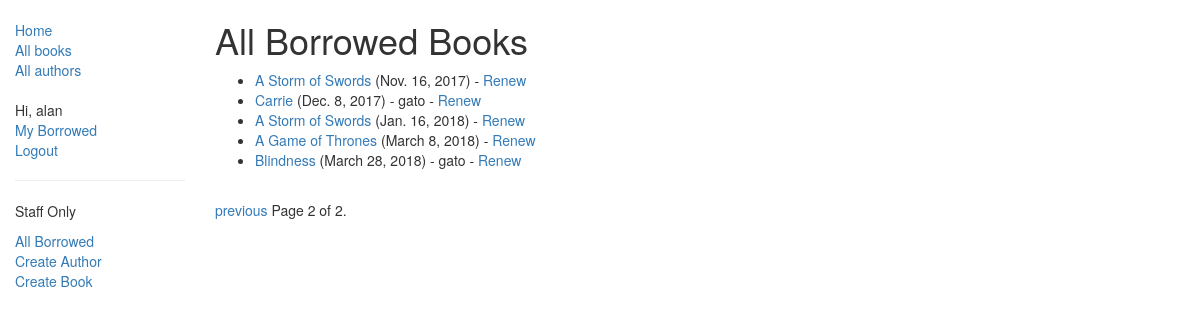
/catalog/borrowed/?page=2 (signed in), run on the app's committed database.
### catalog/models.py (models this page shows, shortened)
class BookInstance(models.Model):
    id = models.UUIDField(primary_key=True, default=uuid.uuid4, help_text="Unique ID for this particular book across whole library")
    book = models.ForeignKey('Book', on_delete=models.SET_NULL, null=True)
    imprint = models.CharField(max_length=200)
    due_back = models.DateField(null=True, blank=True)
    borrower = models.ForeignKey(User, on_delete=models.SET_NULL, null=True, blank=True)
    LOAN_STATUS = (
        ('d', 'Maintenance'),
        ('o', 'On loan'),
        ('a', 'Available'),
        ('r', 'Reserved'),
    )
    status = models.CharField(max_length=1, choices=LOAN_STATUS, blank=True, default='d', help_text='Book availability')
    class Meta:
        ordering = ["due_back"]
        permissions = (("can_mark_returned", "Set book as returned"),)
    @property
    def is_overdue(self):
        if self.due_back and date.today() > self.due_back:
            return True
        return False

class Book(models.Model):
    title = models.CharField(max_length=200)
    author = models.ForeignKey('Author', on_delete=models.SET_NULL, null=True)
    summary = models.TextField(max_length=1000, help_text="Enter a brief description of the book")
    isbn = models.CharField('ISBN',max_length=13, help_text='13 Character <a href="https://www.isbn-international.org/content/what-isbn">ISBN number</a>')
    genre = models.ManyToManyField(Genre, help_text="Select a genre for this book")
    language = models.ForeignKey(Language, on_delete=models.SET_NULL, null=True)
    def display_genre(self):
        """
        Creates a string for the Genre. This is required to display genre in Admin.
        """
        return ', '.join([ genre.name for genre in self.genre.all()[:3] ])
    display_genre.short_description = 'Genre'

### catalog/views.py (the view)
class AllBorrowedBooksListView(PermissionRequiredMixin, generic.ListView):
    permission_required = 'catalog.can_mark_returned'
    model = BookInstance
    template_name ='catalog/bookinstance_all_borrowed_books.html'
    paginate_by = 10
    def get_queryset(self):
        return BookInstance.objects.filter(status__exact='o').order_by('due_back')

### catalog/templates/catalog/bookinstance_all_borrowed_books.html
{% extends "base_generic.html" %}
{% block content %}
    <h1>All Borrowed Books</h1>
    {% if bookinstance_list %}
    <ul>
      {% for bookinst in bookinstance_list %}
      <li class="{% if bookinst.is_overdue %}text-danger{% endif %}">
        <a href="{% url 'book-detail' bookinst.book.pk %}">{{bookinst.book.title}}</a> ({{ bookinst.due_back }})
        {% if bookinst.borrower %}  - {{ bookinst.borrower }} {% endif %}
        {% if perms.catalog.can_mark_returned %}- <a href="{% url 'renew-book-librarian' bookinst.id %}">Renew</a>  {% endif %}
      </li>
      {% endfor %}
    </ul>
    {% else %}
      <p>There are no books borrowed.</p>
    {% endif %}
{% endblock %}

### catalog/templates/base_generic.html (shortened to what this page needs)
<!DOCTYPE html>
<html lang="en">
<head>
  <link rel="stylesheet" href="https://maxcdn.bootstrapcdn.com/bootstrap/3.3.7/css/bootstrap.min.css">
  {% load static %}
  <link rel="stylesheet" href="{% static 'css/styles.css' %}">
</head>
<body>
  <div class="container-fluid">
    <div class="row">
      <div class="col-sm-2">
      {% block sidebar %}
      <ul class="sidebar-nav">
          <li><a href="{% url 'index' %}">Home</a></li>
          <li><a href="{% url 'books' %}">All books</a></li>
          <li><a href="{% url 'authors' %}">All authors</a></li>
      </ul>
      <ul class="sidebar-nav">
          {% if user.is_authenticated %}
          <li>Hi, {{ user.get_username }}</li>
          <li><a href="{% url 'my-borrowed' %}">My Borrowed</a></li>
          <li><a href="{% url 'logout'%}?next={{request.path}}">Logout</a></li>
          {% else %}
          <li><a href="{% url 'login'%}?next={{request.path}}">Login</a></li>
          {% endif %}
      </ul>
      {% if perms.catalog.can_mark_returned %}
      <ul class="sidebar-nav">
          <hr>
          <li style="margin-bottom:10px">Staff Only</li>
          <li><a href="{% url 'all-borrowed' %}">All Borrowed</a></li>
          <li><a href="{% url 'author_create' %}">Create Author</a></li>
          <li><a href="{% url 'book_create' %}">Create Book</a></li>
      </ul>
      {% endif %}
      {% endblock %}
      </div>
      <div class="col-sm-10 ">
      {% block content %}{% endblock %}
      {% block pagination %}
        {% if is_paginated %}
            <div class="pagination">
                <span class="page-links">
                    {% if page_obj.has_previous %}
                        <a href="{{ request.path }}?page={{ page_obj.previous_page_number }}">previous</a>
                    {% endif %}
                    <span class="page-current">
                        Page {{ page_obj.number }} of {{ page_obj.paginator.num_pages }}.
                    </span>
                </span>
            </div>
        {% endif %}
      {% endblock %}
      </div>
    </div>
  </div>
</body>
</html>

### catalog/static/css/styles.css (style rules this page uses)
.sidebar-nav { margin-top: 20px; padding: 0; list-style: none; }

### data on the page
BookInstance: book "A Storm of Swords", due_back "Nov. 16, 2017"
BookInstance: book "Carrie", due_back "Dec. 8, 2017", borrower "gato"
BookInstance: book "A Storm of Swords", due_back "Jan. 16, 2018"
BookInstance: book "A Game of Thrones", due_back "March 8, 2018"
BookInstance: book "Blindness", due_back "March 28, 2018", borrower "gato"

### other printed values
{{ user.get_username }} "alan"
{{ page_obj.number }} "2"
{{ page_obj.paginator.num_pages }} "2"
